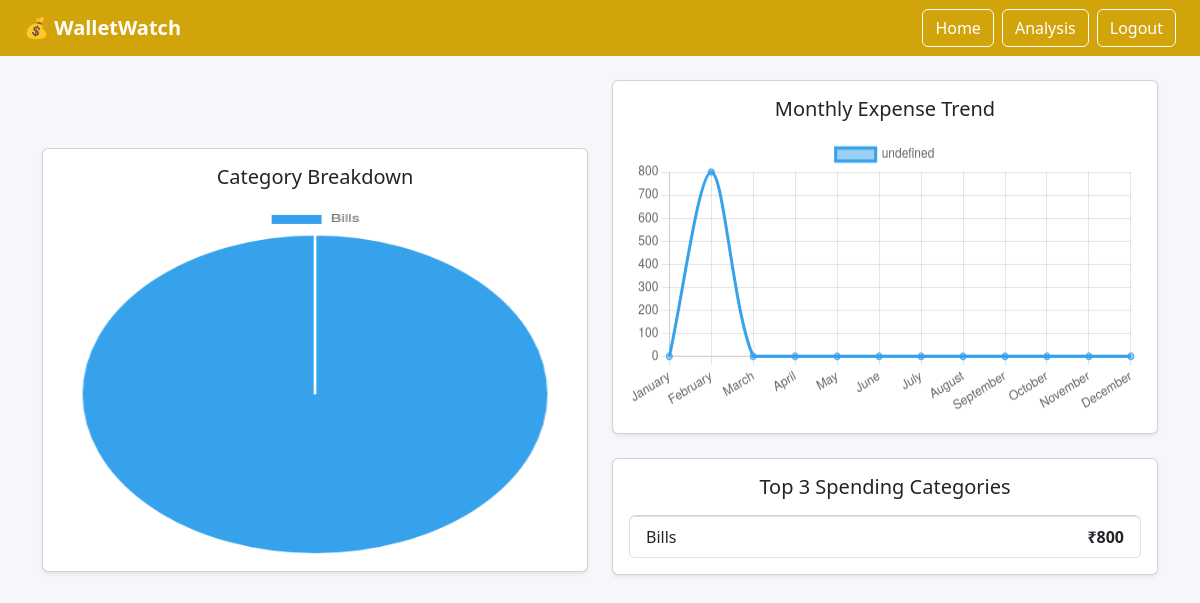
Page /charts/ (signed in) on the earlier database version.
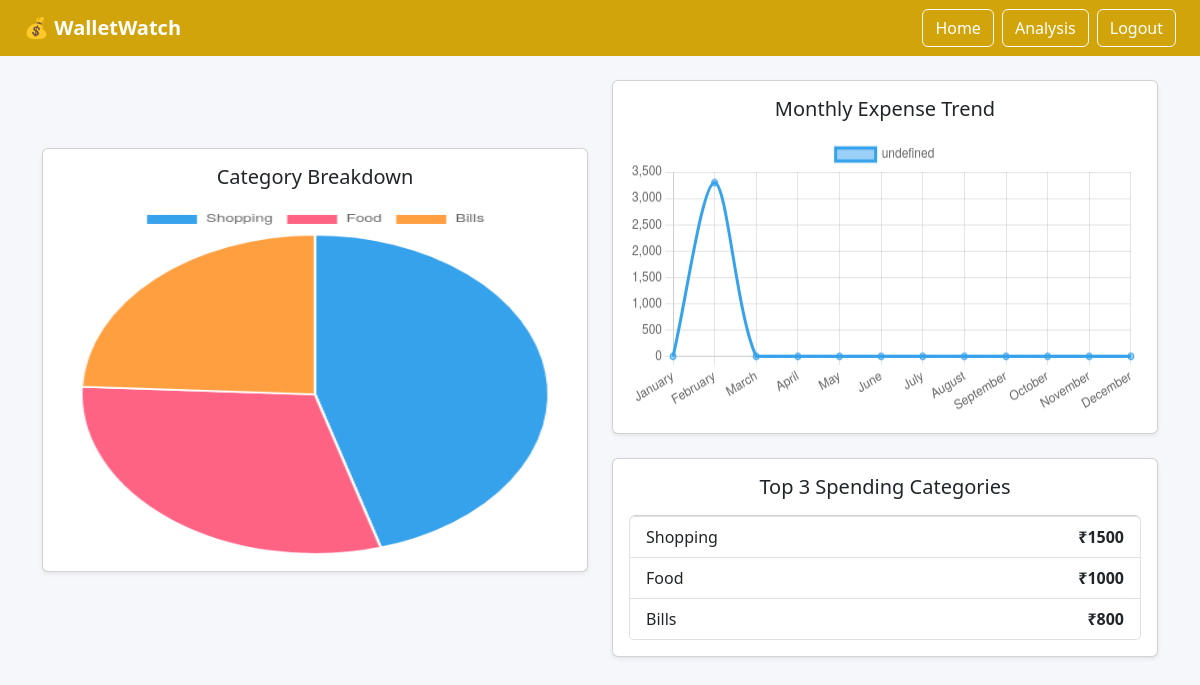
Same page on the later database version.
### main/models.py (models this page shows, shortened)
class Expense(models.Model):
    user = models.ForeignKey(User, on_delete=models.CASCADE)
    name = models.CharField(max_length=100)
    amount = models.DecimalField(max_digits=10, decimal_places=2)
    category = models.CharField(max_length=50)
    date = models.DateField()

### main/views.py (the view)
# urls.py: path('charts/',charts  , name='charts'),
def charts(request):
    user = request.user   # current logged-in user
    category_qs = (
        Expense.objects
        .filter(user=user)                   # FILTER BY USER
        .values('category')
        .annotate(total=Sum('amount'))
        .order_by('-total')
    )
    categories = [item['category'] for item in category_qs]
    category_amounts = [float(item['total']) for item in category_qs]
    top3 = category_qs[:3]
    year = date.today().year
    monthly_qs = (
        Expense.objects
        .filter(user=user, date__year=year)  # FILTER BY USER
        .annotate(month=TruncMonth('date'))
        .values('month')
        .annotate(total=Sum('amount'))
        .order_by('month')
    )
    months = [calendar.month_name[i] for i in range(1, 13)]
    month_totals = {item['month'].month: float(item['total']) for item in monthly_qs}
    monthly_amounts = [month_totals.get(i, 0) for i in range(1, 13)]
    total_expenses = Expense.objects.filter(user=user).aggregate(total=Sum('amount'))['total'] or 0
    context = {
        'categories_json': json.dumps(categories),
        'category_amounts_json': json.dumps(category_amounts),
        'months_json': json.dumps(months),
        'monthly_amounts_json': json.dumps(monthly_amounts),
        'top3': top3,
        'total_expenses': float(total_expenses),
    }
    return render(request, 'charts.html', context)

### main/templates/charts.html (shortened to what this page needs)
<!DOCTYPE html>
<html>
<head>
    <link rel="stylesheet"
          href="https://cdn.jsdelivr.net/npm/bootstrap@5.3.0/dist/css/bootstrap.min.css">
</head>
<body>
    <nav class="navbar navbar-expand-lg">
    <div class="container-fluid px-4">
        <a class="navbar-brand" href="{% url 'home_views' %}">💰 WalletWatch</a>
        <div class="ms-auto d-flex align-items-center">
            <a href="{% url 'home_views' %}" class="btn btn-outline-light me-2">
                Home
            </a>
            <a href="{% url 'charts' %}" class="btn btn-outline-light me-2">
                Analysis
            </a>
            <a href="{% url 'logout' %}" class="btn btn-outline-light">
                Logout
            </a>
        </div>
    </div>
</nav>
<div class="container mt-4">
    <div class="row">
        <div class="col-md-6 bi-top-space" >
            <div class="card p-3 shadow-sm">
                <h5 class="text-center mb-3">Category Breakdown</h5>
                <canvas id="pieChart" class="chart-size"></canvas>
            </div>
        </div>
        <div class="col-md-6">
            <div class="card p-3 shadow-sm mb-4">
                <h5 class="text-center mb-3">Monthly Expense Trend</h5>
                <canvas id="lineChart" class="chart-size-line"></canvas>
            </div>
            <div class="card p-3 shadow-sm">
    <h5 class="mb-3 text-center">Top 3 Spending Categories</h5>
    <ul class="list-group">
        {% for item in top3 %}
            <li class="list-group-item d-flex justify-content-between">
                <span>{{ item.category }}</span>
                <strong>₹{{ item.total }}</strong>
            </li>
        {% empty %}
            <li class="list-group-item text-center">No data available</li>
        {% endfor %}
    </ul>
</div>
        </div>
    </div>
</div>
<script>
    const categories = JSON.parse('{{ categories_json|safe }}');
    const amounts = JSON.parse('{{ category_amounts_json|safe }}');
    const months = JSON.parse('{{ months_json|safe }}');
    const monthlyAmounts = JSON.parse('{{ monthly_amounts_json|safe }}');
    // PIE CHART
    new Chart(document.getElementById('pieChart'), {
        type: 'pie',
        data: {
            labels: categories,
            datasets: [{
                data: amounts
            }]
        }
    });
    // LINE CHART
    new Chart(document.getElementById('lineChart'), {
        type: 'line',
        data: {
            labels: months,
            datasets: [{
                data: monthlyAmounts,
                fill: false,
                tension: 0.3
            }]
        }
    });
</script>
</body>
</html>

Differences in the rows shown:
added Expense: category "Shopping", total "1500"
added Expense: category "Food", total "1000"
Other differences:
chart data {{ categories_json|safe }}: ["Bills"] → ["Shopping", "Food", "Bills"]
chart data {{ category_amounts_json|safe }}: [800.0] → [1500.0, 1000.0, 800.0]
chart data {{ monthly_amounts_json|safe }}: [0, 800.0, 0, 0, 0, 0, 0, 0, 0, 0, 0, 0] → [0, 3300.0, 0, 0, 0, 0, 0, 0, 0, 0, 0, 0]
